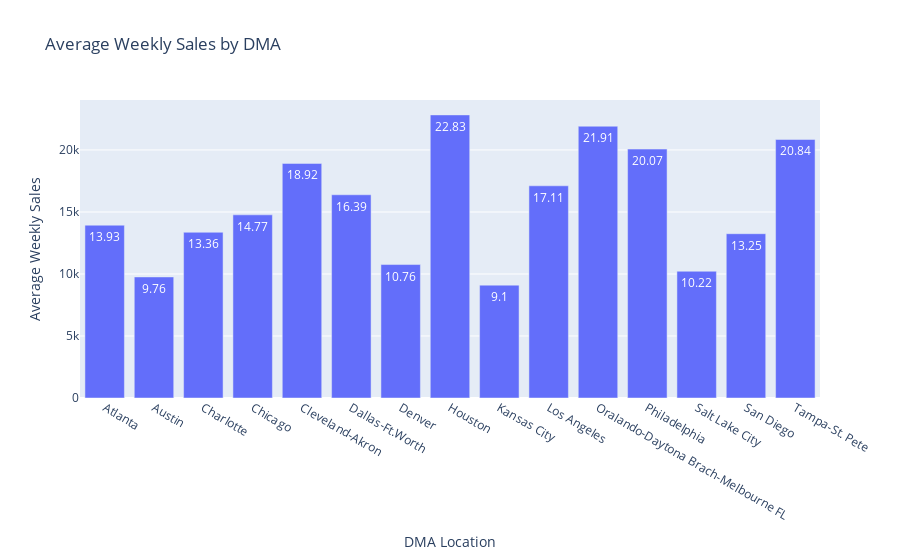

Source (notebook cell):
### Markdown cell above
The below plots are too much for Python to handle and cause a critical error when outputting the plots.

### Code cell
DMAsales = merged.groupby('DMA')['Weekly_Sales'].mean().reset_index()

fig = px.bar(DMAsales, x='DMA', y='Weekly_Sales', labels= {'DMA':'DMA Location', 'Weekly_Sales':'Average Weekly Sales'}, title = "Average Weekly Sales by DMA")
fig.update_traces(textposition='inside', text = round(DMAsales['Weekly_Sales']/1000, 2))
fig.show()

### Figure 1 — Plotly figure (JSON) as saved in the notebook; plotly's stock layout.template omitted (floating-point values rounded to 4 significant figures)
{"data": [{"alignmentgroup": "True", "hovertemplate": "DMA Location=%{x}<br>Average Weekly Sales=%{y}<extra></extra>", "legendgroup": "", "marker": {"color": "#636efa", "pattern": {"shape": ""}}, "name": "", "offsetgroup": "", "orientation": "v", "showlegend": false, "text": [13.93, 9.76, 13.36, 14.77, 18.92, 16.39, 10.76, 22.83, 9.1, 17.11, 21.91, 20.07, 10.22, 13.25, 20.84], "textposition": "inside", "type": "bar", "x": ["Atlanta", "Austin", "Charlotte", "Chicago", "Cleveland-Akron", "Dallas-Ft.Worth", "Denver", "Houston", "Kansas City", "Los Angeles", "Oralando-Daytona Brach-Melbourne FL", "Philadelphia", "Salt Lake City", "San Diego", "Tampa-St. Pete"], "xaxis": "x", "y": [13930.0, 9762.0, 13360.0, 14770.0, 18920.0, 16390.0, 10760.0, 22830.0, 9101.0, 17110.0, 21910.0, 20070.0, 10220.0, 13250.0, 20840.0], "yaxis": "y"}], "layout": {"barmode": "relative", "legend": {"tracegroupgap": 0}, "title": {"text": "Average Weekly Sales by DMA"}, "xaxis": {"anchor": "y", "domain": [0, 1], "title": {"text": "DMA Location"}}, "yaxis": {"anchor": "x", "domain": [0, 1], "title": {"text": "Average Weekly Sales"}}}}
